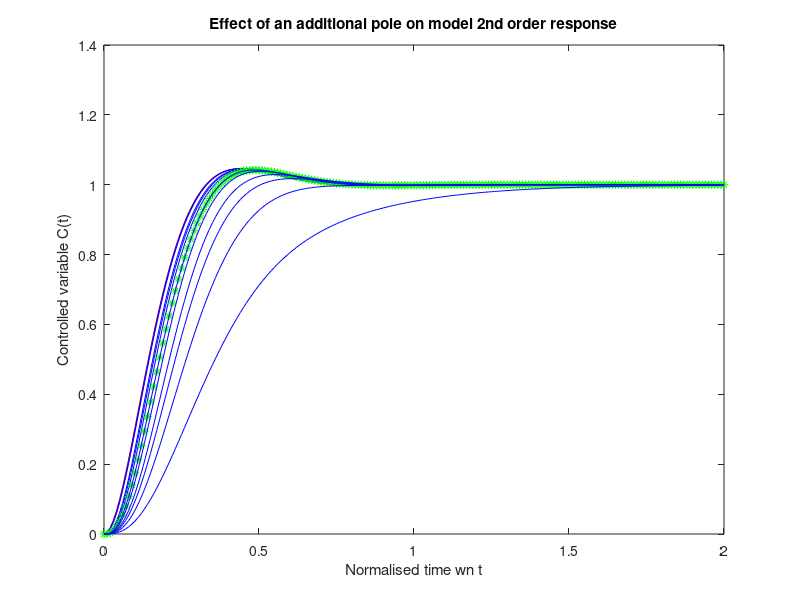

The MATLAB source for this figure:
% POLE2ND - 2nd Order response with a pole

echo on
clf
wn = 10;
zeta = 0.7;
t = 0:0.01:2;
s = tf('s');
Tc = tf(1/((s/wn)^2 + 2*zeta*(s/wn) + 1))
[c]=step(Tc,t);
plot(t,c,'r-')
title('Effect of an additional pole on model 2nd order response')
ylabel('Controlled variable C(t)')
xlabel('Normalised time wn t')
hold on

for alpha = [100,50,10,8,6,4,3,2,1.5,1,0.5]
   T2 = tf(1/((s/(alpha*zeta*wn)+1)*((s/wn)^2 + 2*zeta*(s/wn) + 1)));
   [c,t]=step(T2,t);
   if (alpha == 4)
      plot(t,c,'g*')
   end
   plot(t,c,'b-')
end
